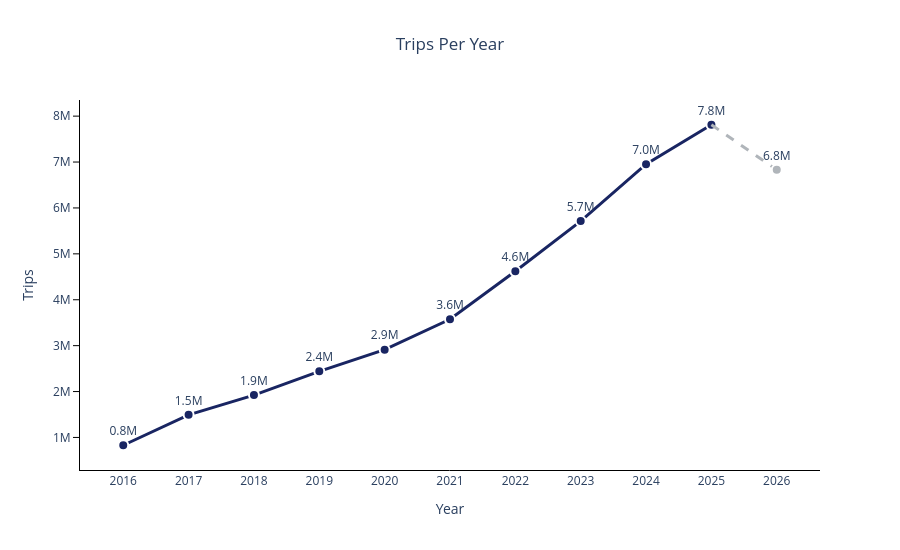

The code cell stored with this chart in its notebook:
### Code cell
trips_main = trips_yearly[trips_yearly['year'] <= 2025]
trips_connector = trips_yearly[trips_yearly['year'].isin([2025, 2026])]
trips_last_point = trips_yearly[trips_yearly['year'] == 2026]

fig_trips_per_year = go.Figure()

fig_trips_per_year.add_trace(go.Scatter(
    x=trips_main['year'],
    y=trips_main['nr_trips'],
    mode='lines+markers+text',
    text=[f"{v/1e6:.1f}M" for v in trips_main['nr_trips']],
    textposition='top center',
    line=dict(color="#192562", width=3),
    marker=dict(color='#192562', size=10, line=dict(color='white', width=2)),
    hovertemplate='<b>Year:</b> %{x}<br><b>Value:</b> %{y:,.0f}<extra></extra>',
))

fig_trips_per_year.add_trace(go.Scatter(
    x=trips_connector['year'],
    y=trips_connector['nr_trips'],
    mode='lines',
    line=dict(color='#B0B5BA', width=3, dash='dash'),
    showlegend=False,
    hoverinfo='skip',
))

fig_trips_per_year.add_trace(go.Scatter(
    x=trips_last_point['year'],
    y=trips_last_point['nr_trips'],
    mode='markers+text',
    text=[f"{v/1e6:.1f}M" for v in trips_last_point['nr_trips']],
    textposition='top center',
    marker=dict(color='#B0B5BA', size=10, line=dict(color='white', width=2)),
    hovertemplate='<b>Year:</b> %{x}<br><b>Value:</b> %{y:,.0f}<extra></extra>',
    showlegend=False,
))

fig_trips_per_year.update_layout(
    title=dict(text='Trips Per Year', x=0.5),
    xaxis=dict(title='Year', tickmode='array', showgrid=False, showline=True, linecolor='black',tickvals=stations_yearly['year']),
    yaxis=dict(title='Trips', showgrid=False, showline=True, linecolor='black',  dtick=1000000, ticks='outside', ticklen=6, tickcolor='black'),
    showlegend=False,
    hoverlabel=dict(bgcolor='#FFF8E7', bordercolor='#D9A440', font=dict(color='#1a1a1a', size=13)),
    plot_bgcolor='white',
    paper_bgcolor='white',
    
    autosize=True,
    height=550,
)

fig_trips_per_year

### Figure 1 — Plotly figure (JSON) as saved in the notebook; plotly's stock layout.template omitted (floating-point values rounded to 4 significant figures)
{"data": [{"hovertemplate": "<b>Year:</b> %{x}<br><b>Value:</b> %{y:,.0f}<extra></extra>", "line": {"color": "#192562", "width": 3}, "marker": {"color": "#192562", "line": {"color": "white", "width": 2}, "size": 10}, "mode": "lines+markers+text", "text": ["0.8M", "1.5M", "1.9M", "2.4M", "2.9M", "3.6M", "4.6M", "5.7M", "7.0M", "7.8M"], "textposition": "top center", "type": "scatter", "x": [2016, 2017, 2018, 2019, 2020, 2021, 2022, 2023, 2024, 2025], "y": [830000, 1492367, 1922955, 2439517, 2911308, 3575182, 4620469, 5713141, 6953094, 7812520]}, {"hoverinfo": "skip", "line": {"color": "#B0B5BA", "dash": "dash", "width": 3}, "mode": "lines", "showlegend": false, "type": "scatter", "x": [2025, 2026], "y": [7812520, 6830174]}, {"hovertemplate": "<b>Year:</b> %{x}<br><b>Value:</b> %{y:,.0f}<extra></extra>", "marker": {"color": "#B0B5BA", "line": {"color": "white", "width": 2}, "size": 10}, "mode": "markers+text", "showlegend": false, "text": ["6.8M"], "textposition": "top center", "type": "scatter", "x": [2026], "y": [6830174]}], "layout": {"autosize": true, "height": 550, "hoverlabel": {"bgcolor": "#FFF8E7", "bordercolor": "#D9A440", "font": {"color": "#1a1a1a", "size": 13}}, "paper_bgcolor": "white", "plot_bgcolor": "white", "showlegend": false, "title": {"text": "Trips Per Year", "x": 0.5}, "xaxis": {"linecolor": "black", "showgrid": false, "showline": true, "tickmode": "array", "tickvals": [2016, 2017, 2018, 2019, 2020, 2021, 2022, 2023, 2024, 2025, 2026], "title": {"text": "Year"}}, "yaxis": {"dtick": 1000000, "linecolor": "black", "showgrid": false, "showline": true, "tickcolor": "black", "ticklen": 6, "ticks": "outside", "title": {"text": "Trips"}}}}
